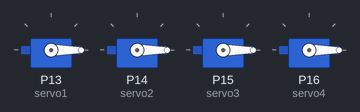
Simulated run of this program. Board: BBC micro:bit running MicroPython. Parts: 4 × servo. Servo angles are drawn from the pulse width (0.5 ms = 0°, 2.5 ms = 180°).

Above: at 0.05 s.
At 4.0 s:
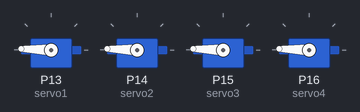
Timing chart, 0 to 5.2 s (numbered marks = the images above):
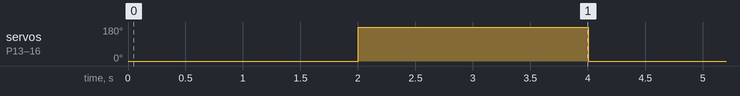

Measured:
- by itself, servo on P13 (servo1), servo on P14 (servo2), servo on P15 (servo3), servo on P16 (servo4): alternates 178° for 2.0 s and 0° for 2.0 s

The program:

4-5-Servo-main.py
```python
# Imports go at the top
from microbit import *

# Define servo pin
servo1 = pin13
servo2 = pin14
servo3 = pin15
servo4 = pin16

# Servo control function
# Set steering Angle (0-180 degrees)
def setServoAngle(pin, angle):
    # The period of the PWM signal is set to 20ms.
    pin.set_analog_period(20)

    # Convert Angle to pulse width (0.5ms-2.5ms)
    pulse_width = 500 + (angle * 2000 / 180)

    # Set PWM signal (20ms period)
    pin.write_analog(int(pulse_width / 20000 * 1023))

# Code in a 'while True:' loop repeats forever
while True:
    # 0 degrees
    setServoAngle(servo1, 0)
    setServoAngle(servo2, 0)
    setServoAngle(servo3, 0)
    setServoAngle(servo4, 0)
    sleep(2000)
    # 180 degrees
    setServoAngle(servo1, 180)
    setServoAngle(servo2, 180)
    setServoAngle(servo3, 180)
    setServoAngle(servo4, 180)
    sleep(2000)
```
